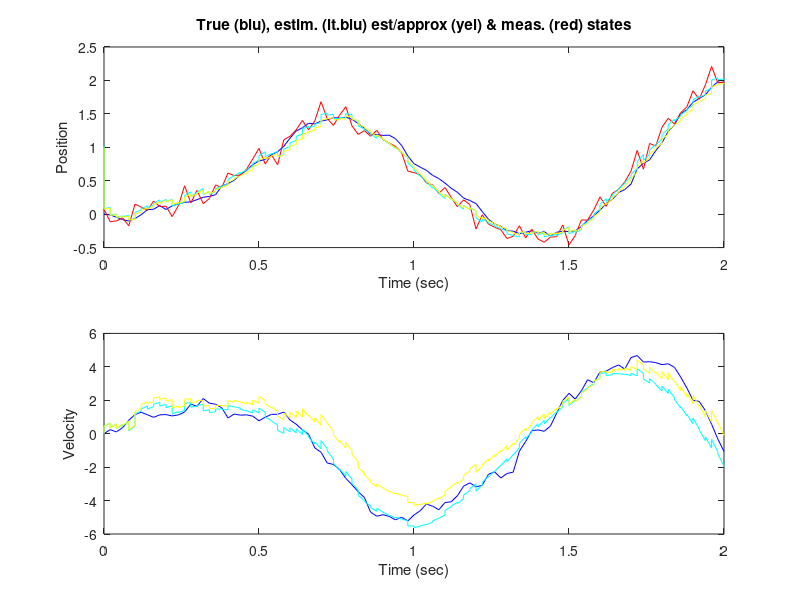

Write the MATLAB code that produced this figure.
%
% Matlab script demonstration from the textbook:
% Kalman Filtering: Theory and Practice,
% by M. S. Grewal and A. P. Andrews,
% published by Wiley,2000 
% This demonstration uses the problem in Example 4.3
% to demonstrate the effects of
% approximations commonly used in converting
% continuous time models to discrete time models.
%
clf;
disp('Grewal & Andrews,');
disp('Kalman Filtering: Theory and Practice');
disp('published by Wiley,2000.');
disp(' ');
disp('Demonstration of errors due to first-order');
disp('approximations in converting a continuous time');
disp('model with a differential equation to a discrete');
disp('time model with a state transition matrix.');
disp('(See Example 4.3)');
disp(' ');
%
% Approximations include the following three:
%
% 1   Approximating the state transition matrix (Phi)
%     by the first two terms in the power series
%     expansion of Phi = exp(T*F), which is
%
%        Phia = I + T*F,
%
%     where
%
%       Phia is the approximated value of Phi
%       I    is a 2x2 identity matrix
%       T    is the sample interval in seconds
%       F    is the dynamic coefficient matrix
%
% 2   Approximating the forcing step in discrete time
%     as delta = T*f, where f is the forcing function
%     in the differential equation x-dot = F x + f and
%     delta is the additive forcing step:
%        x(k+1) = Phi * x(k) + delta
%     in the discrete time model.
%
% 3   Approximating the additive process noise covariance
%     as Qd = T* Qc, where Qd is the process noise
%     covariance the discrete time Riccati equation 
%        P(k+1) = Phi*P(k)*Phi^T + Qd
%     and Qc is the covariance in the continuous equation
%        P-dot = F*P + P*F^T + Qc
%     The exact solution is defined by an integral
%                      T
%        Qd = Phi*[ int  e^(-sF)*Qc*e^(-sF^T) ds ]*Phi^T
%                      0
%
% The parameters of the problem are:
%
I     = eye(2);% (identity matrix)
T     = .02;   % intersample time interval (s)
               % (not specified in Example 4.3)
qc    = 4.47;  % continuous process noise covariance (ft^2/s^3)
R     = .01;   % measurement noise variance (s*ft^2)
zeta  = 0.2;   % damping factor (unitless)
omega = 5;     % undamped resonant frequency (rad/s)
f     = [0;12];% non-homogeneous forcing (constant)
H     = [1,0]; % measurement sensitivity matrix
%
% The dynamic coefficient matrix is a function of these:
%
F      = [0,1;-omega^2,-2*zeta*omega];
%
% Approximated discrete time model parameters
%
Phia   = I + T*F; % approximated Phi
deltaa = T*f;     % approximated forcing step
Qda    = [0,0;0,qc*T];
%
% Exact values of the model parameters:
%  (using intermediate parameters for efficiency)
%
lambda = exp(-T*omega*T);
psi    = 1 - zeta^2;
xi     = sqrt(psi);
theta  = xi*omega*T;
c      = cos(theta);
s      = sin(theta);
Phi    = zeros(2);
%
% The exact solution for exp(T*F) is
%
Phi(1,1) = lambda*c + zeta*s/xi;
Phi(1,2) = lambda*s/(omega*xi);
Phi(2,1) = -omega*lambda*s/xi;
Phi(2,2) = lambda*c - zeta*s/xi;
%
% and the exact forcing term is (check this)
%
delta = f(2)*[(1 - lambda*(c-zeta*s*xi/psi))/omega^2;
              lambda*s/(omega*xi)];
%
% discrete time process noise covariance
%
l1  = zeta^2;
l4  = exp(-2*omega*zeta*T);
l6  = sqrt(1-l1);
l8  = l6*omega*T;
l9  = cos(2*l8);
l11 = l4*l9*l1;
l15 = l4*sin(2*l8)*l6*zeta;
l19 = 1/(l1-1);
l20 = omega^2;
l24 = 1/zeta;
l32 = l4*(l9-1)*l19/l20;
Qd  = (qc/4)*[(l1-l11+l15-1+l4)*l19*l24,l32;
             l32,(l1-l11-l15-1+l4)*l19*l24/omega];
disp(' ');
disp('Exact and approximated values of state transition matrix (Phi)');
disp([Phi,Phia]);
disp('Exact and approximated values of forcing step (delta)');
disp([delta,deltaa]);
disp('Exact and approximated values of process noise cov. (Qd)');
disp([Qd,Qda]);
disp('(See the script for details.)');
disp(' ');
disp('(Allow a moment for simulation.)');
%
% Initial values:
%
x    = [0;0];       % "true" state value
xa   = [0;0];       % approximated value
P    = [2,0;0,2];   % covariance of estimation uncertainty
Pa   = [2,0;0,2];   % ditto, approximated
dx   = [sqrt(P(1,1))*randn(1);sqrt(P(2,2))*randn(1)];
xh   = x + dx;  % estimated state
xha  = xa + dx; % approximated state
%
% The following are for pseudonoise scaling
%
RMSm = sqrt(R);     % RMS measurement noise
RMSn = zeros(2);    % Process noise weighting matrix...
RMSn(2,2) = sqrt(Qd(2,2)); % is upper triangular...
RMSn(1,2) = Qd(1,2)/RMSn(2,2); % cholesky factor...
RMSn(1,1) = sqrt(Qd(1,1)-RMSn(1,2)^2); % of Qd.
%
% Initialize arrays for simulated values
%
m=0;tm=0;t=0;x1=0;x2=0;xa1=0;xa2=0;K1=0;K2=0;
z=0;xh1=0;xh2=0;u1=0;l1=0;u2=0;l2=0;sn1=0;sn2=0;
%
% Simulate and save values (identified by comments)
%
   for k=1:101,
   t(k)   = (k-1)*T; % time starting with t=0
   x1(k)  = x(1);    % true state variables
   x2(k)  = x(2);
   xa1(k) = xa(1);   % approximated state variables
   xa2(k) = xa(2);
   noise  = RMSn*[randn(1);randn(1)]; % process noise
   x      = Phi*x + delta + noise;
   xa     = Phia*xa + deltaa + noise;
   zn     = x(1) + RMSm*randn(1); % Measurement equals true
   z(k)   = zn;                    % position plus noise.
%
% The forcing term has no effect on P.  Why?
%
   xh    = Phi*xh + delta;        % a priori estimates
   xha   = Phia*xha + deltaa;
%
% Use double indexing for priori/posteriori values
%
   m      = m+1;
   tm(m)  = t(k);  % time of a priori value
   xh1(m) = xh(1); % a priori estimates
   xh2(m) = xh(2);
   xha1(m)= xha(1); % (approx)
   xha2(m)= xha(2);
   P      = Phi*P*Phi' + Qd;
   K      = P*H'/(H*P*H'+R);
   K1(k)  = K(1); % Kalman gains
   K2(k)  = K(2);
   Pa     = Phia*Pa*Phia' + Qda;   % Approx. temporal update
   Ka     = Pa*H'/(H*Pa*H'+R);
   Ka1(k) = Ka(1); % approximated Kalman gains
   Ka2(k) = Ka(2);
   s1(m)  = sqrt(P(1,1)); % RMS uncertainties of estimates
   s2(m)  = sqrt(P(2,2)); % (exact)
   sa1(m) = sqrt(Pa(1,1)); % RMS uncertainties of estimates
   sa2(m) = sqrt(Pa(2,2)); % (approx)
%
% posteriori values
%
   m     = m+1;
   tm(m) = t(k);  % Time of a posteriori values.
   xh     = xh + K*(zn - H*xh); % a posteriori estimate
   xha    = xha+ Ka*(zn - H*xha); % a posteriori estimate
   xh1(m) = xh(1); % a posteriori estimates
   xh2(m) = xh(2);
   xha1(m)= xha(1); % (approx)
   xha2(m)= xha(2);
   P     = P - K*H*P; 
   P     = .5*(P+P'); % preserve symmetry of P
   Pa    = Pa - Ka*H*Pa;
   Pa   = .5*(Pa+Pa');
   s1(m)  = sqrt(P(1,1)); % RMS uncertainties of estimates
   s2(m)  = sqrt(P(2,2)); % (exact)
   sa1(m) = sqrt(Pa(1,1)); % RMS uncertainties of estimates
   sa2(m) = sqrt(Pa(2,2)); % (approx)
   xh1(m)= xh(1); % a posteriori estimates
   xh2(m)= xh(2);
   end;
disp('Done.');
disp(' ');
disp('Behold the plots in the accompanying figure.');
disp(' ');
disp('These plots show the "true" state dynamics');
disp('and values using approximated parameters.');
disp(' ');
disp('Is the error due to approximation discernable?');
disp(' ');
disp('Press <ENTER> key to continue');
subplot(2,1,1),plot(t,x1,'b',t,xa1,'y');xlabel('Time (sec)');ylabel('Position');title('Example 4.3: True (blue) and approx. (yel) state dynamics');
subplot(2,1,2),plot(t,x2,'b',t,xa2,'y');xlabel('Time (sec)');ylabel('Velocity');
pause
%
% The second set of plots are the rms estimation uncertainties
% and correlation coefficient as a function of time for the
% the two cases (exact and approximated parameters).
%
disp(' ');
disp('Displayed plots show RMS state uncertainties');
disp('for the exact and approximated models.');
disp(' ');
disp('Press <ENTER> key to continue');
subplot(2,1,1),plot(tm,s1,'b',tm,sa1,'y');xlabel('Time (sec)');ylabel('RMS Pos.');title('Example 4.3: Uncertainties, true (blue) and approx. (yel)');
subplot(2,1,2),plot(tm,s2,'b',tm,sa2,'y');xlabel('Time (sec)');ylabel('RMS Vel.');
pause
disp(' ');
disp('Displayed state estimation plots are:');
disp(' 1. True, estimated and measured position (top).');
disp('    (including estimates with exact and approx. models)');
disp(' 2. True and estimated velocity (bottom).');
disp('    (including estimates with exact and approx. models)');
disp(' ');
disp('NOTE: Different pseudorandom sequences will make these');
disp('      plots different on repeated runs.');
disp(' ');
subplot(2,1,1),plot(t,x1,'b',t,z,'r',tm,xh1,'c',tm,xha1,'y');xlabel('Time (sec)');ylabel('Position');title('True (blu), estim. (lt.blu) est/approx (yel) & meas. (red) states');
subplot(2,1,2),plot(t,x2,'b',tm,xh2,'c',tm,xha2,'y');xlabel('Time (sec)');ylabel('Velocity');
